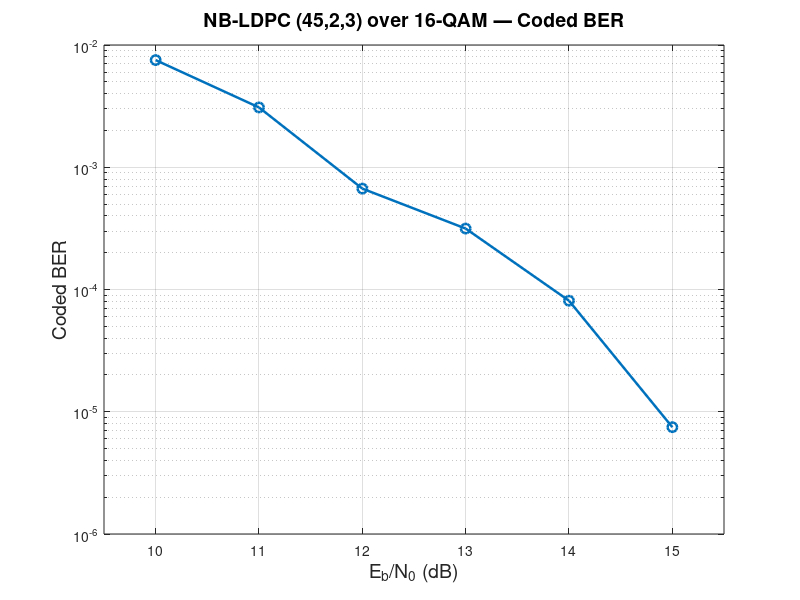

Here is the MATLAB script that generated this plot:
% Eb/N0 points (dB)
Eb_No_db = [10 11 12 13 14 15];

% Coded BER values
BER_coded = [ ...
    7.525899e-03, ...
    3.085520e-03, ...
    6.687786e-04, ...
    3.151170e-04, ...
    8.095527e-05, ...
    7.478632e-06 ];

figure;
semilogy(Eb_No_db, BER_coded, 'o-', 'LineWidth', 1.8, 'MarkerSize', 7);
grid on;

xlabel('E_b/N_0 (dB)', 'FontSize', 14);
ylabel('Coded BER', 'FontSize', 14);
title('NB-LDPC (45,2,3) over 16-QAM — Coded BER', 'FontSize', 14);

xlim([9.5 15.5]);
ylim([1e-6 1e-2]);
